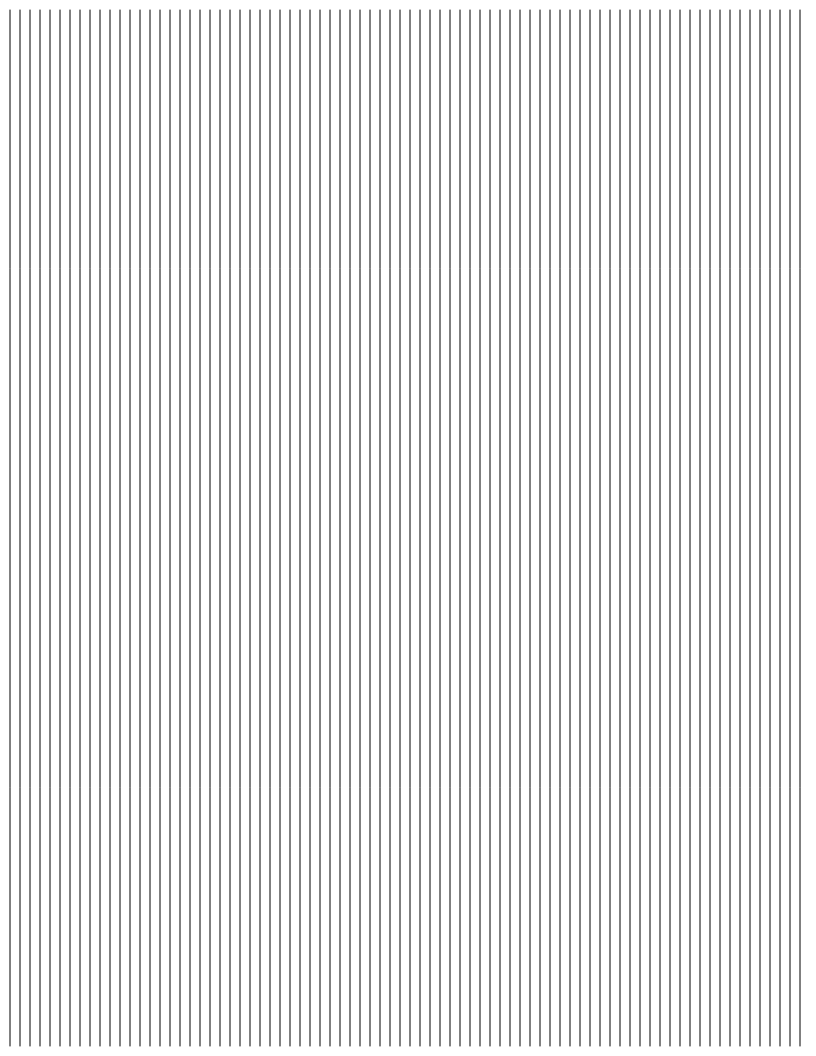
Frame 1 (no input)
Frame 60 (no input): identical to frame 1, image omitted
Frame 120 (the mouse pressed at the canvas centre since frame 60): identical to frame 1, image omitted

The p5.js sketch that drew this single still picture (run headless with seeded random() and noise() and a simulated clock; from frame 60 on, the mouse is pressed at the canvas centre):

// p5.js sketch
// ── sketch.js
p5.disableFriendlyErrors = true; 

let bDoExportSvg = false; 
let numLines, pixelsPerLine = 10;
function setup(){
  createCanvas(816, 1056);  // 8.5"x11", 96 dpi
  numLines = floor(width/pixelsPerLine)-1;
}

function keyPressed(){
  if (key == 's') bDoExportSvg = true; 
}

function draw(){
  background(255); 
  if (bDoExportSvg){
    beginRecordSvg(this, "myOutput.svg");
  }

  // Draw stuff here, such as:
  for (let i = 1; i <= numLines; i++) {
    line(i * pixelsPerLine, 10, i * pixelsPerLine, height-10); 
  }

  if (bDoExportSvg){
    endRecordSvg();
    bDoExportSvg = false;
  }
}
